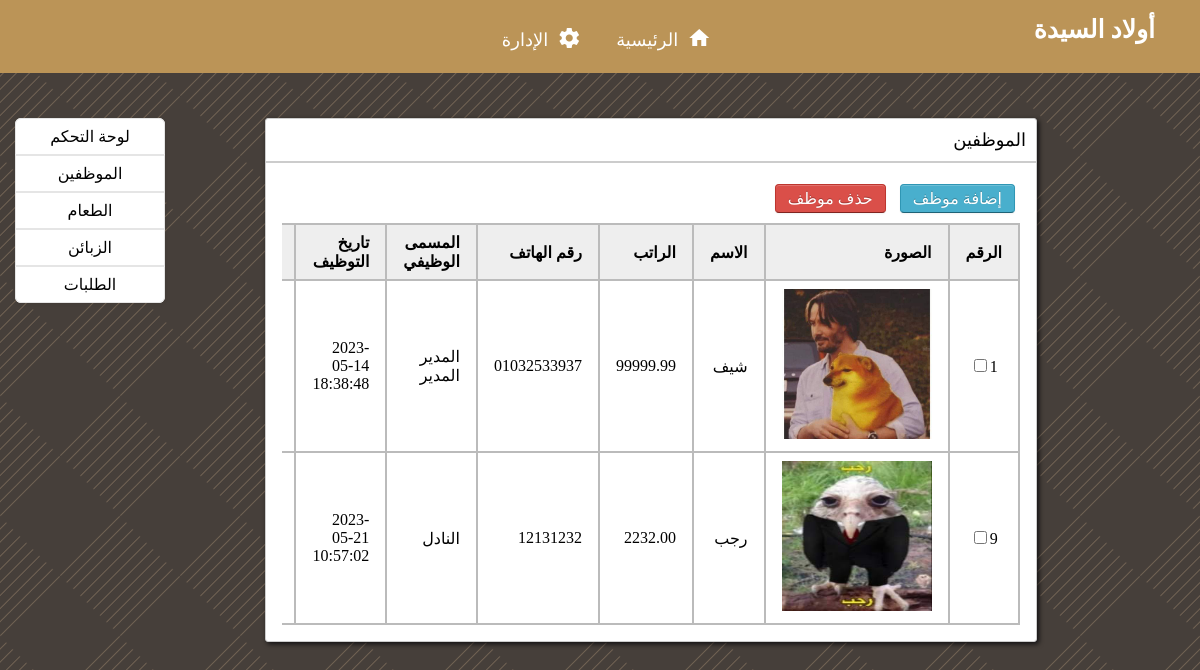
Page /employees.php on the committed database.
### tables this page shows
CREATE TABLE `employees` (
  `EMP_ID` int(11) NOT NULL,
  `IMAGE` varchar(255) NOT NULL,
  `NAME` varchar(100) NOT NULL,
  `SALARY` decimal(10,2) NOT NULL,
  `NUMBER` varchar(15) NOT NULL,
  `JOB_TITLE` varchar(100) NOT NULL,
  `HIRE_DATE` timestamp NULL DEFAULT NULL
);

### employees.php (the view, shortened to what this page needs)
<!DOCTYPE html>
<html lang="en">
<head>
    <link rel="stylesheet" type="text/css" href="style.css" />
</head>
<body>
<div id="logo">
    <a href="index.php" title="Logo">أولاد السيدة</a>
</div>
<div class="nav" id="centered_nav">
    <a href="index.php" title="Home"><i class="material-icons">home</i>الرئيسية</a>
    <a href="management.php" title="Management"><i class="material-icons">settings</i>الإدارة</a>
</div>
<div class="main-dashboard">
    <div>
        <ul class="sidebar">
            <li><a href="management.php">لوحة التحكم</a></li>
            <li><a href="employees.php">الموظفين</a></li>
            <li><a href="menu.php">الطعام</a></li>
            <li><a href="customers.php">الزبائن</a></li>
            <li><a href="orders.php">الطلبات</a></li>
        </ul>
    </div>
    <div class="block">
        <div class="block-header">الموظفين</div>
        <div class="block-content">
            <form class="block-form" method="post">
                <div class="btn-group">
                    <a href="add_employee.php" class="btn btn-info">إضافة موظف</a>
                    <a onclick="modalVisible('delete_employee')" class="btn btn-danger">حذف موظف</a>
                </div>
                <table class="data-table">
                    <thead>
                    <tr>
                        <th>الرقم</th>
                        <th>الصورة</th>
                        <th>الاسم</th>
                        <th>الراتب</th>
                        <th>رقم الهاتف</th>
                        <th>المسمى الوظيفي</th>
                        <th>تاريخ التوظيف</th>
                        <th></th>
                    </tr>
                    </thead>
                    <tbody id="table-content">
                    <?php
                        $query = mysqli_query($GLOBALS["conn"],"select * from employees") or die(mysqli_error($GLOBALS["conn"]));
                        while ($row = mysqli_fetch_array($query)) {
                            $id = $row['EMP_ID'];
                    ?>
                            <tr>
                                <td class="first-last-td">
                                    <label for="optionCheckBox"><?php echo $row['EMP_ID']; ?></label><input id="optionCheckBox" class="check-on" name="selector[]" type="checkbox" value="<?php echo $id; ?>">
                                </td>
                                <td><img src="<?php echo $row['IMAGE']; ?>" alt="مكسوف يحط صورته"></td>
                                <td><?php echo $row['NAME']; ?></td>
                                <td><?php echo $row['SALARY']; ?></td>
                                <td><?php echo $row['NUMBER']; ?></td>
                                <td><?php echo $row['JOB_TITLE']; ?></td>
                                <td><?php echo $row['HIRE_DATE']; ?></td>
                                <td class="first-last-td">
                                </td>
                            </tr>
                    <?php
                        }
                    ?>
                    </tbody>
                </table>
            </form>
        </div>
    </div>
</div>
</body>
</html>

### style.css (style rules this page uses)
:root { --ocolor: #f4f3ee; --tcolor: #99582A; --bgcolor: #463f3a; --navbgcolor: #BB9457; --ficolor: #6F1D1B; --ccolor: #e7bc91; --ffont: Cairo; --sfont: Tajawal; }
body { margin:0; background-color: var(--bgcolor); font-family: var(--ffont), serif; direction: rtl; background-image: url("images/cube.png"); background-size: auto; background-attachment: scroll; background-position: center; background-repeat: repeat; background-origin: content-box; }
#logo { right: 30px; padding: 15px; position: absolute; color: #fff; font-size: 25px; font-family: var(--ffont), serif; font-weight: bold; text-decoration: none; }
#logo a { color: inherit; text-decoration: none; }
.nav { background-color: var(--navbgcolor); text-align: center; width: 100%; }
.nav a { display: inline-block; margin-right: -4px; color: #fff; padding: 22px 22px; text-decoration: none; font-family: var(--ffont), serif; font-size: 18px; transition: background 0.3s linear; z-index: 9; }
.material-icons { position: relative; top: 4px; left: 9px; }
.main-dashboard { display: block; margin: 15px; }
.sidebar { display: block; float: left; width: 150px; text-align: center; margin: 30px 0 0; padding: 0; background-color: #fff; border-radius: 6px; box-shadow: 0 1px 4px rgba(0,0,0,.065); list-style-type: none; }
.sidebar > li > a { display: block; width: 250px \9; padding: 8px 14px; border: 1px solid #e5e5e5; color: black; text-decoration: none; }
.sidebar > li:first-child > a { border-radius: 6px 6px 0 0; }
.sidebar > li:last-child > a { border-radius: 0 0 6px 6px; }
.block { float: left; border: 1px solid #ccc; background-color: white; margin: 30px 100px; width: calc(100% - 400px); box-shadow: 2px 2px 5px rgba(0, 0, 6, 0.75); border-radius: 3px; }
.block-content { margin: 1em; min-height: .25em; display: flex; flex-wrap: wrap; justify-content: space-around; flex-direction: row; }
.block-header { margin-bottom: 0; border-bottom: 2px solid #ccc; border-radius: 0; padding: 10px; font-size: large; }
.block-form { width: 100%; overflow-x: auto; }
.btn { display: inline-block; padding: 4px 12px; margin: 5px; color: #333333; text-align: center; text-decoration: none; text-shadow: 0 1px 1px rgba(255, 255, 255, 0.75); cursor: pointer; background-color: #f5f5f5; border: 1px solid #cccccc; border-radius: 4px; box-shadow: inset 0 1px 0 rgba(255, 255, 255, 0.2), 0 1px 2px rgba(0, 0, 0, 0.05); }
.btn-danger { color: #ffffff; text-shadow: 0 -1px 0 rgba(0, 0, 0, 0.25); background-color: #da4f49; border-color: #bd362f #bd362f #802420; }
.btn-info { color: #ffffff; text-shadow: 0 -1px 0 rgba(0, 0, 0, 0.25); background-color: #49afcd; border-color: #2f96b4 #2f96b4 #1f6377; }
table { border-collapse: collapse; width: 100%; margin-top: 5px; text-align: right; }
thead tr { border: 2px solid #bbb; height: 1px; }
th { border: 2px solid #bbb; font-weight: bold; height: inherit; padding: 0; }
thead th { background-color: #eee; padding: 0.5rem 1rem; position: relative; text-align: right; }
tbody tr { border: 2px solid #bbb; }
td { border: 2px solid #bbb; padding: 0.5rem 1rem; }
td img { width: 150px; height: 150px; }
.first-last-td { text-align: center; width: 30px; }

### rows in the picture
employees: EMP_ID "1", IMAGE (picture), NAME "شيف", SALARY "99999.99", NUMBER "01032533937", JOB_TITLE "المدير المدير", HIRE_DATE "2023-05-14 18:38:48"
employees: EMP_ID "9", IMAGE (picture), NAME "رجب", SALARY "2232.00", NUMBER "12131232", JOB_TITLE "النادل", HIRE_DATE "2023-05-21 10:57:02"
